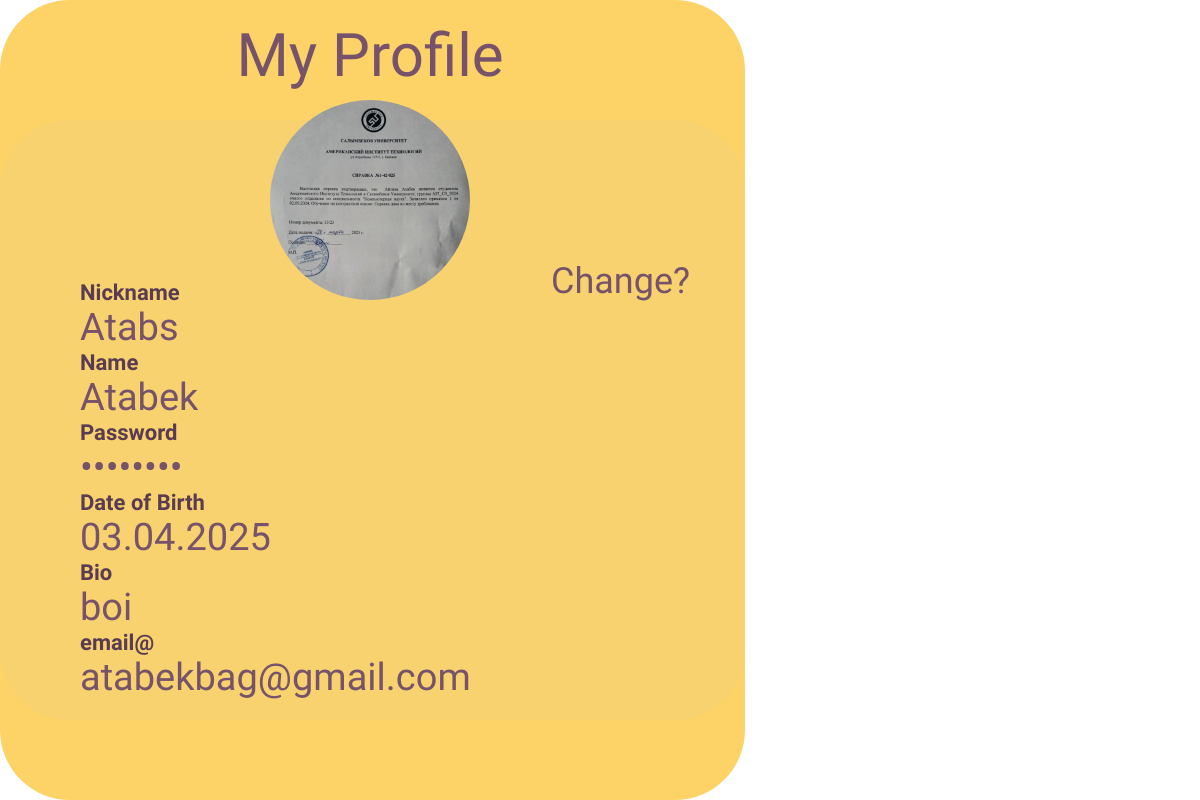
The app's page /myprofile (signed in), older data.
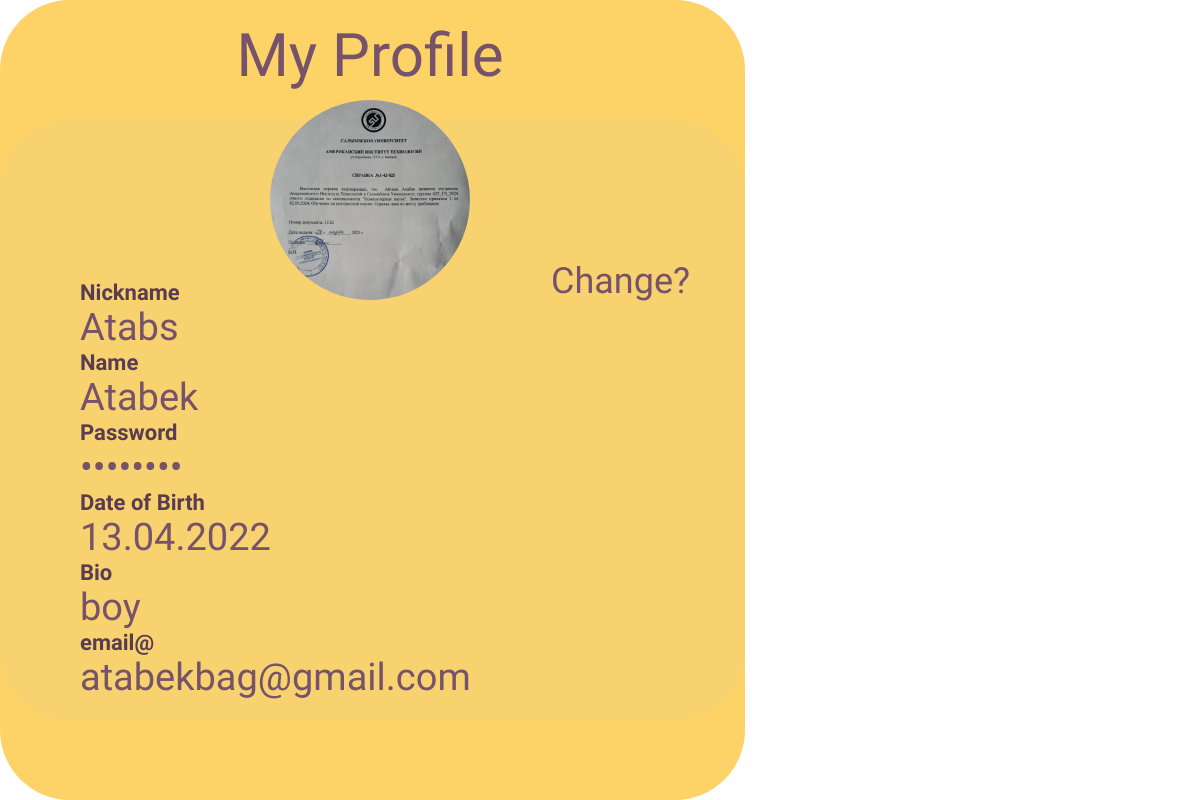
The same page, newer data.
### app.py (models this page shows, shortened)
class User(db.Model):
    id = db.Column(db.Integer, primary_key=True)
    name = db.Column(db.String(50), nullable=False)
    email = db.Column(db.String(100), unique=True)
    password = db.Column(db.String(100))
    avatar = db.Column(db.String(200))  # путь к файлу аватара
    nickname = db.Column(db.String(50))  # добавьте это поле
    birthdate = db.Column(db.Date)       # добавьте это поле
    status = db.Column(db.String(100))   # добавьте это поле
    created_at = db.Column(db.DateTime, default=datetime.utcnow)
    sent_messages = db.relationship('Message', backref='sender', foreign_keys='Message.sender_id')
    received_messages = db.relationship('Message', backref='recipient', foreign_keys='Message.recipient_id')
    group_memberships = db.relationship('GroupMember', backref='user')
    friendships = db.relationship('Friendship',
                                  foreign_keys='Friendship.user_id',
                                  backref=db.backref('user', lazy='joined'),
                                  lazy='dynamic')

### app.py (the view)
@app.route('/myprofile')
@login_required
def myprofile():
    current_user = get_current_user()
    return render_template("myprofile.html", current_user=current_user)

### app.py (called while the page is built)
def login_required(f):
    @wraps(f)
    def decorated_function(*args, **kwargs):
        if 'user_id' not in session:
            flash('Пожалуйста, войдите в систему для доступа к этой странице', 'error')
            return redirect(url_for('login'))
        return f(*args, **kwargs)
    return decorated_function

def get_current_user():
    if 'user_id' in session:
        return db.session.get(User, session['user_id'])
    return None

### templates/myprofile.html (shortened to what this page needs)
<!DOCTYPE html>
<html lang="en">
<head>
  <link rel="stylesheet" href="/static/css/myprofile.css">
</head>
<body>
  <div class="container">
    <div class="main-background"></div>
    <img class="background-image" src="https://placehold.co/849x792" />
    <div class="title">My Profile</div>
    <div class="profile-pic-container">
      <img class="profile-pic" src="{{ current_user.avatar or 'https://placehold.co/259x259' }}" />
    </div>
    <div class="field-label nickname-label">Nickname</div>
    <div class="field-value nickname-value">{{ current_user.nickname or 'Set a nickname' }}</div>
    <div class="field-label name-label">Name</div>
    <div class="field-value name-value">{{ current_user.name }}</div>
    <div class="field-label password-label">Password</div>
    <div class="field-value password-value">••••••••</div>
    <div class="field-label dob-label">Date of Birth</div>
    <div class="field-value dob-value">{{ current_user.birthdate.strftime('%d.%m.%Y') if current_user.birthdate else 'Not set' }}</div>
    <div class="field-label bio-label">Bio</div>
    <div class="field-value bio-value">{{ current_user.status or 'Available' }}</div>
    <div class="field-label email-label">email@</div>
    <div class="field-value email-value">{{ current_user.email }}</div>
    <button class="change-button">Change?</button>
  </div>
</body>
</html>

### static/css/myprofile.css (style rules this page uses)
body { margin: 0; padding: 0; font-family: 'Konkhmer Sleokchher', cursive; }
.container { width: 745px; height: 800px; position: relative; font-family: 'Konkhmer Sleokchher', cursive; }
.main-background { width: 745px; height: 800px; left: 0px; top: 0px; position: absolute; background: #FDD367; border-radius: 70px; border: none; }
.background-image { width: 745px; height: 600px; left: 0px; top: 120px; position: absolute; opacity: 0.08; border-radius: 70px; }
.title { width: 400px; height: 70px; position: absolute; text-align: center; color: #76536B; font-size: 60px; font-family: 'Konkhmer Sleokchher', cursive; font-weight: 400; word-wrap: break-word; top: 20px; left: 170px; }
.profile-pic-container { position: absolute; top: 100px; left: 270px; }
.profile-pic { width: 200px; height: 200px; border-radius: 100px; }
.field-label, .field-value { position: absolute; left: 80px; text-align: left; width: 400px; }
.field-label { font-size: 22px; color: #5A3C52; font-weight: bold; }
.field-value { font-size: 38px; color: #76536B; font-weight: 500; }
.nickname-label { top: 280px; }
.nickname-value { top: 305px; }
.name-label { top: 350px; }
.name-value { top: 375px; }
.password-label { top: 420px; }
.password-value { top: 445px; }
.dob-label { top: 490px; }
.dob-value { top: 515px; }
.bio-label { top: 560px; }
.bio-value { top: 585px; }
.email-label { top: 630px; }
.email-value { top: 655px; }
.change-button { position: absolute; top: 250px; right: 40px; background: transparent; border: none; color: #76536B; font-size: 36px; font-family: 'Konkhmer Sleokchher', cursive; cursor: pointer; z-index: 2; padding: 10px 15px; transition: transform 0.2s; }

Row changes from the older to the newer data that the page shows:
changed User "Atabs": birthdate "03.04.2025" → "13.04.2022"; status "boi" → "boy"
